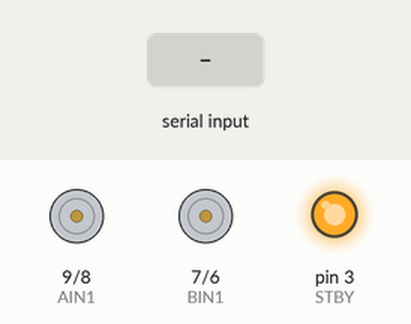
Bench run of a sketch on a simulated Arduino Uno, built with avr-gcc and run on an emulated ATmega328P. Shown: motor-driver pin pairs drawn as motors (green arrow = first pin HIGH = forward, orange = second pin HIGH = backward, longer = more drive, scaled by the enable pin, stopped while the standby pin is LOW), output pins drawn as LEDs (lit = HIGH). The test bench sets the inputs (shaded band).

Above: at 1.2 s.
1.3 s: "F" received over Serial
At 2.3 s:
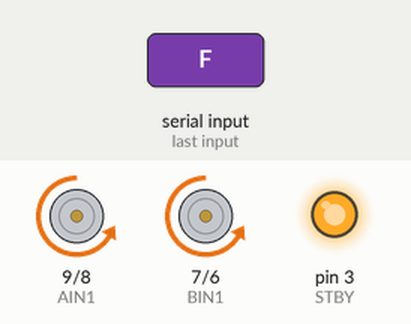
2.8 s: "B" received over Serial
At 3.4 s:
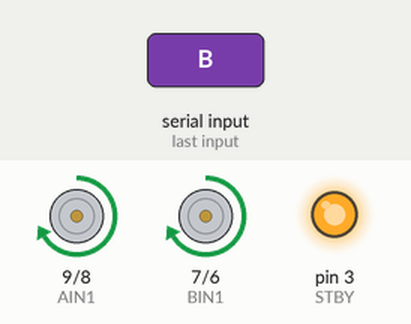
4.3 s: "R" received over Serial
At 5.5 s:
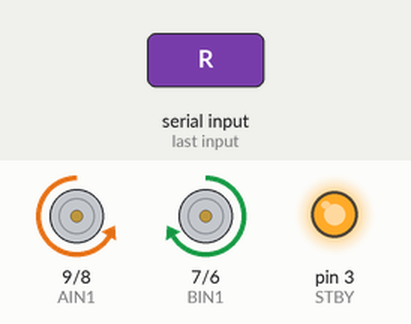
5.8 s: "L" received over Serial
At 6.9 s:
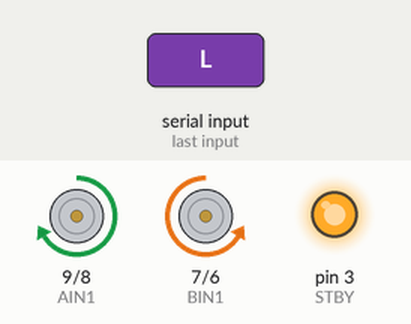
7.3 s: "S" received over Serial
At 8.0 s:
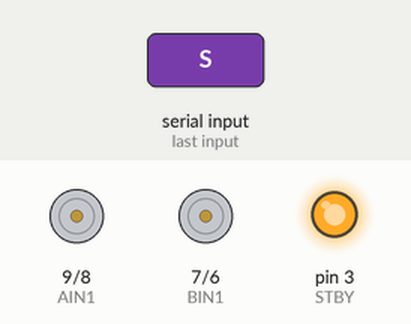
Timing chart, 0 to 9.8 s (numbered marks = the images above; inputs shaded):
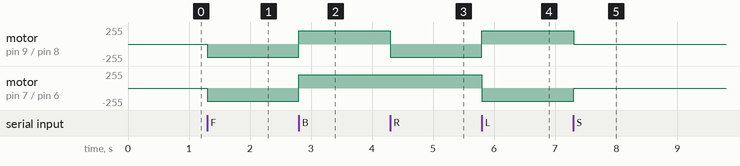

The sketch:

RoboCarBT.ino
```cpp
int AIN1 = 9;
int AIN2 = 8;
int BIN1 = 7;
int BIN2 = 6;

int STBY = 3;

int PWMA = 11;
int PWMB = 5;

void reverse() {
  digitalWrite(AIN1, HIGH);
  digitalWrite(AIN2, LOW);
  digitalWrite(BIN1, HIGH);
  digitalWrite(BIN2, LOW);
}

void forward() {
  digitalWrite(AIN1, LOW);
  digitalWrite(AIN2, HIGH);
  digitalWrite(BIN1, LOW);
  digitalWrite(BIN2, HIGH);
}

void left() {
  digitalWrite(AIN1, LOW);
  digitalWrite(AIN2, HIGH);
  digitalWrite(BIN1, HIGH);
  digitalWrite(BIN2, LOW);
}

void right() {
  digitalWrite(AIN1, HIGH);
  digitalWrite(AIN2, LOW);
  digitalWrite(BIN1, LOW);
  digitalWrite(BIN2, HIGH);
}

void brake() {
  digitalWrite(AIN1, LOW);
  digitalWrite(AIN2, LOW);
  digitalWrite(BIN1, LOW);
  digitalWrite(BIN2, LOW);
}

void setup() {
  pinMode(AIN1, OUTPUT);
  pinMode(AIN2, OUTPUT);
  pinMode(BIN1, OUTPUT);
  pinMode(BIN2, OUTPUT);

  pinMode(STBY, OUTPUT);

  pinMode(PWMA, OUTPUT);
  pinMode(PWMB, OUTPUT);

  digitalWrite(STBY, HIGH);

  analogWrite(PWMA, 200);
  analogWrite(PWMB, 200);

  Serial.begin(9600);
}

void loop() {
  if (Serial.available()) {
    char command = Serial.read();

    switch (command) {
      case 'F':
        forward();
        break;

      case 'B':
        reverse();
        break;

      case 'R':
        left();
        break;

      case 'L':
        right();
        break;

      case 'S':
        brake();
        break;
    }
  }
}
```

Measured:
- after the input at 1.3 s, motor on pin 9 (AIN1) / pin 8 (AIN2), motor on pin 7 (BIN1) / pin 6 (BIN2): stopped → backward 200/255 at once
- after the input at 2.8 s, motor on pin 9 (AIN1) / pin 8 (AIN2), motor on pin 7 (BIN1) / pin 6 (BIN2): backward 200/255 → forward 200/255 at once
- after the input at 4.3 s, motor on pin 9 (AIN1) / pin 8 (AIN2): forward 200/255 → backward 200/255 at once
- after the input at 5.8 s, motor on pin 9 (AIN1) / pin 8 (AIN2): backward 200/255 → forward 200/255 at once; motor on pin 7 (BIN1) / pin 6 (BIN2): forward 200/255 → backward 200/255 at once
- after the input at 7.3 s, motor on pin 9 (AIN1) / pin 8 (AIN2): forward 200/255 → stopped at once; motor on pin 7 (BIN1) / pin 6 (BIN2): backward 200/255 → stopped at once
